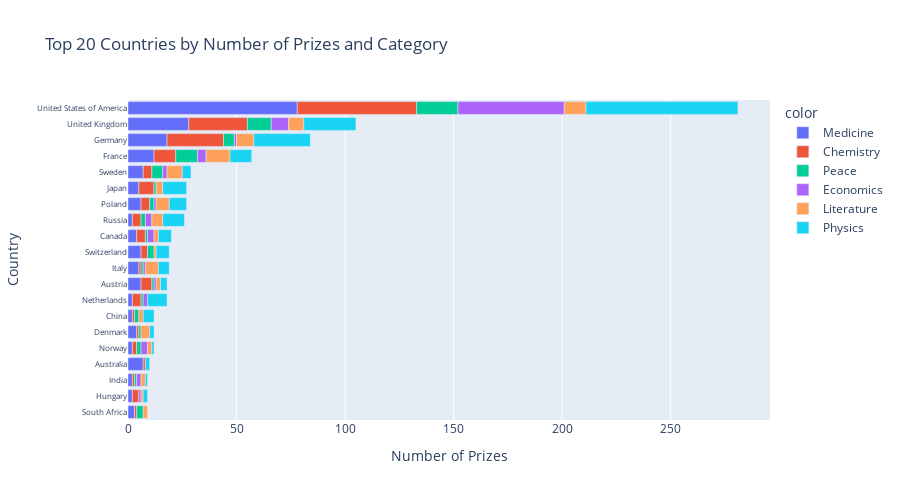

Write notebook code for a chart like this one.
### Markdown cell above
- `cat_prize`: el número de premios de ese país en esa categoría específica.
- `total_prize`: el número total de premios de ese país (en todas las categorías).

### Code cell
cat_cntry_bar = px.bar(x=merged_df["cat_prize"],
                       y=merged_df["birth_country_current"],
                       color=merged_df["category"],
                       orientation='h',
                       title='Top 20 Countries by Number of Prizes and Category')
 
cat_cntry_bar.update_layout(xaxis_title='Number of Prizes', 
                            yaxis_title='Country',
                            height=500)

cat_cntry_bar.update_yaxes(tickfont=dict(size=8))
cat_cntry_bar.show()

### Figure 1 — Plotly figure (JSON) as saved in the notebook; plotly's stock layout.template omitted (floating-point values rounded to 4 significant figures)
{"data": [{"alignmentgroup": "True", "hovertemplate": "color=Medicine<br>x=%{x}<br>y=%{y}<extra></extra>", "legendgroup": "Medicine", "marker": {"color": "#636efa", "pattern": {"shape": ""}}, "name": "Medicine", "offsetgroup": "Medicine", "orientation": "h", "showlegend": true, "textposition": "auto", "type": "bar", "x": [3, 2, 2, 7, 2, 4, 2, 2, 6, 5, 6, 4, 2, 6, 5, 7, 12, 18, 28, 78], "xaxis": "x", "y": ["South Africa", "Hungary", "India", "Australia", "Norway", "Denmark", "China", "Netherlands", "Austria", "Italy", "Switzerland", "Canada", "Russia", "Poland", "Japan", "Sweden", "France", "Germany", "United Kingdom", "United States of America"], "yaxis": "y"}, {"alignmentgroup": "True", "hovertemplate": "color=Chemistry<br>x=%{x}<br>y=%{y}<extra></extra>", "legendgroup": "Chemistry", "marker": {"color": "#EF553B", "pattern": {"shape": ""}}, "name": "Chemistry", "offsetgroup": "Chemistry", "orientation": "h", "showlegend": true, "textposition": "auto", "type": "bar", "x": [3, 1, 1, 1, 2, 1, 1, 4, 5, 3, 1, 4, 4, 7, 4, 4, 10, 26, 27, 55], "xaxis": "x", "y": ["Hungary", "South Africa", "India", "Australia", "Norway", "Denmark", "China", "Netherlands", "Austria", "Switzerland", "Italy", "Canada", "Russia", "Japan", "Poland", "Sweden", "France", "Germany", "United Kingdom", "United States of America"], "yaxis": "y"}, {"alignmentgroup": "True", "hovertemplate": "color=Peace<br>x=%{x}<br>y=%{y}<extra></extra>", "legendgroup": "Peace", "marker": {"color": "#00cc96", "pattern": {"shape": ""}}, "name": "Peace", "offsetgroup": "Peace", "orientation": "h", "showlegend": true, "textposition": "auto", "type": "bar", "x": [3, 1, 2, 1, 2, 1, 1, 3, 1, 1, 2, 1, 2, 5, 10, 5, 11, 19], "xaxis": "x", "y": ["South Africa", "India", "Norway", "Denmark", "China", "Netherlands", "Austria", "Switzerland", "Italy", "Canada", "Russia", "Japan", "Poland", "Sweden", "France", "Germany", "United Kingdom", "United States of America"], "yaxis": "y"}, {"alignmentgroup": "True", "hovertemplate": "color=Economics<br>x=%{x}<br>y=%{y}<extra></extra>", "legendgroup": "Economics", "marker": {"color": "#ab63fa", "pattern": {"shape": ""}}, "name": "Economics", "offsetgroup": "Economics", "orientation": "h", "showlegend": true, "textposition": "auto", "type": "bar", "x": [1, 2, 3, 2, 1, 1, 3, 3, 1, 2, 4, 1, 8, 49], "xaxis": "x", "y": ["Hungary", "India", "Norway", "Netherlands", "Austria", "Italy", "Canada", "Russia", "Poland", "Sweden", "France", "Germany", "United Kingdom", "United States of America"], "yaxis": "y"}, {"alignmentgroup": "True", "hovertemplate": "color=Literature<br>x=%{x}<br>y=%{y}<extra></extra>", "legendgroup": "Literature", "marker": {"color": "#FFA15A", "pattern": {"shape": ""}}, "name": "Literature", "offsetgroup": "Literature", "orientation": "h", "showlegend": true, "textposition": "auto", "type": "bar", "x": [1, 2, 2, 4, 2, 2, 2, 6, 1, 2, 5, 6, 3, 7, 11, 8, 7, 10], "xaxis": "x", "y": ["Hungary", "South Africa", "India", "Denmark", "China", "Norway", "Austria", "Italy", "Switzerland", "Canada", "Russia", "Poland", "Japan", "Sweden", "France", "Germany", "United Kingdom", "United States of America"], "yaxis": "y"}, {"alignmentgroup": "True", "hovertemplate": "color=Physics<br>x=%{x}<br>y=%{y}<extra></extra>", "legendgroup": "Physics", "marker": {"color": "#19d3f3", "pattern": {"shape": ""}}, "name": "Physics", "offsetgroup": "Physics", "orientation": "h", "showlegend": true, "textposition": "auto", "type": "bar", "x": [1, 2, 2, 5, 2, 1, 9, 3, 6, 5, 6, 10, 8, 11, 4, 10, 26, 24, 70], "xaxis": "x", "y": ["India", "Hungary", "Australia", "China", "Denmark", "Norway", "Netherlands", "Austria", "Switzerland", "Italy", "Canada", "Russia", "Poland", "Japan", "Sweden", "France", "Germany", "United Kingdom", "United States of America"], "yaxis": "y"}], "layout": {"barmode": "relative", "height": 500, "legend": {"title": {"text": "color"}, "tracegroupgap": 0}, "title": {"text": "Top 20 Countries by Number of Prizes and Category"}, "xaxis": {"anchor": "y", "domain": [0, 1], "title": {"text": "Number of Prizes"}}, "yaxis": {"anchor": "x", "domain": [0, 1], "tickfont": {"size": 8}, "title": {"text": "Country"}}}}
